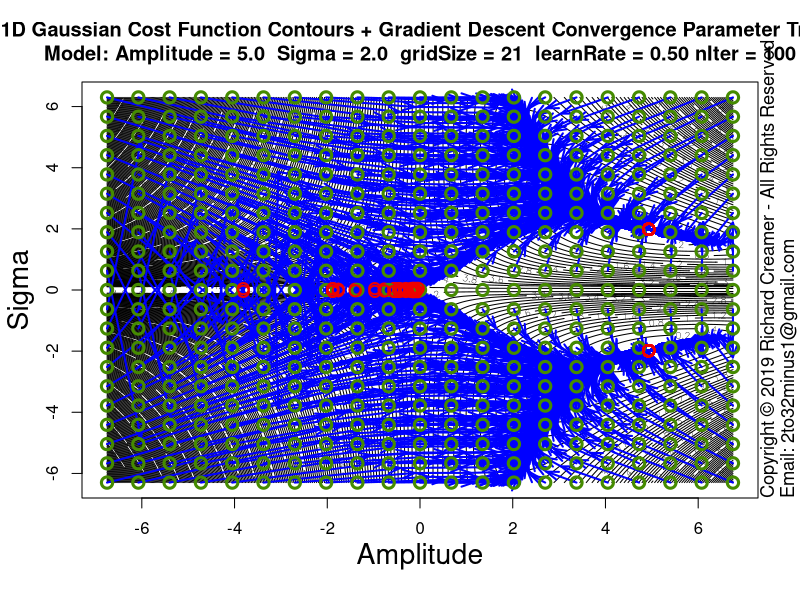

This figure's R source:
##############################################################
### Copyright (c) Richard Creamer 2019 - All Rights Reserved
### Inquiries: email 2to32minus1@gmail.com
##############################################################

### Globals
fontScale = 1.2    # Global font size variable
lf        = 1.2    # Enlarge font of plot labels
verbose   = FALSE  # Verbose printing
lw        = 2      # Line width
xMargin   = 1      # X-axis margin for plots
yMargin   = 1      # Y-axis margin for plots
de        = 0.01   # Small constant for estimating derivatives numerically
smlPts    = 1      # Small  data point/circle
medPts    = 1.5    # Medium data point/circle
lrgPts    = 2.0    # Large  data point/circle

### Run this function to generate this plot
runFunc = function() {
	dw = 1000
	dh = 750	
	path = "D:/Code/R/LeastSquaresPlay/PlotsAndAssocCode/Plot67/"
	svSize = 1600
	# Learn rate default (0.5) nIter default (100)
	learnRate = 0.5
	nIter = 100
	savePngVerbose( paste(path, "Plot67.png", sep=""), 
					plotGaussianParamStepVectorsEx, w=svSize, h=svSize, un="px", gridSize=21, learnRate=learnRate, nIter=nIter )	
}

### Plot Gaussian fit step vectors for multiple starting points
plotGaussianParamStepVectorsEx = function( nLevels=250, gridSize=3, learnRate=0.5, nIter=100 ) {
	set.seed( 3 )
	gd = makeGaussianTestData()
	trueS = gd$trueSigma
	trueA = gd$trueAmpl	
	maxA = trueA * 1.5
	minA = -maxA
	maxS = trueS * 3.5
	minS = -maxS
	ampls  = seq( minA * 0.9, maxA * 0.9, length=gridSize )
	sigmas = seq( minS * 0.9, maxS * 0.9, length=gridSize )
	gridAmpls  = seq( minA * 0.9, maxA * 0.9, length=400 )
	gridSigmas = seq( minS * 0.9, maxS * 0.9, length=400 )
	startAmpls = c()
	startSigmas = c()
	endAmpls = c()
	endSigmas = c()
	plotTitle = paste( "1D Gaussian Cost Function Contours + Gradient Descent Convergence Parameter Trails\n",
					   sprintf("Model: Amplitude = %.1f  Sigma = %.1f  gridSize = %d  learnRate = %.2f nIter = %d", 
					   		trueA, trueS, gridSize, learnRate, nIter ), sep="" )
	
	z = getGaussErrorGrid( meanGaussSsdErr, gridAmpls, gridSigmas, gd$x, gd$y )
	contour( gridAmpls, gridSigmas, t(z), nlevels=nLevels, xlab="", ylab="", main=plotTitle )
	addAxisLabels( xLabel="Amplitude", yLabel="Sigma", cexVal=1.7 )
	
	for ( s in sigmas ) {
		for ( a in ampls ) {
			startAmpls[length(startAmpls)+1] = a
			startSigmas[length(startSigmas)+1] = s
			gd$guesses = list( a=a, s=s )
			
			tuple = fitGauss1d( doPlot=FALSE, gd=gd, learnRate=learnRate, nIter=nIter )
			
			aLegs = tuple$amplLegs
			sLegs = tuple$sigmaLegs
			nLegs = length( aLegs )
			endAmpls[length(endAmpls)+1] = aLegs[nLegs]
			endSigmas[length(endSigmas)+1] = sLegs[nLegs]
			for ( j in 2:nLegs ) {
				x1 = aLegs[j-1]
				y1 = sLegs[j-1]
				x2 = aLegs[j]
				y2 = sLegs[j]
				arrows( x1, y1, x2, y2, col="blue", angle=19, lwd=lw, length=0.125 )
			}
		}
	}
	# Draw beg/end circles last (so on top)
	for ( i in 1:length( startAmpls ) ) {
		points( startAmpls[i], startSigmas[i],  col="chartreuse4", cex=1.5, lwd=lw+1 )
		points( endAmpls[i], endSigmas[i],  col="red2", cex=1.5, lwd=lw )
	}
}

### Shared use case Gaussian data set generator used by several cooperating functions
makeGaussianTestData = function( trueAmpl=5, trueSigma=2, aGuess=sqrt(trueAmpl), sGuess=sqrt(trueSigma), nPts=40 ) {
	set.seed( 3 )
	x = seq( -5*trueSigma, 5*trueSigma, length=nPts )
	y = gauss1dFunc( x, trueAmpl, trueSigma ) + rnorm( length(x), sd=0.2 )
	guesses = list( a=aGuess, s=sGuess )
	tuple = list( trueAmpl=trueAmpl, trueSigma=trueSigma, x=x, y=y, nPts=nPts, guesses=guesses )
	return( tuple )
}

### 2D plot error contours for range of Amplitude and Sigma values
### Amplitude maps to x-axis, Sigma maps to y-axis
plotGaussErrorContours = function( nLevels=30, customTitle="", drawGradVecs=FALSE, normGradVecs=TRUE, gd=NULL ) {
	set.seed( 3 )
	if ( is.null( gd ) )
		gd = makeGaussianTestData()
	a = gd$trueAmpl
	s = gd$trueSigma
	x = gd$x
	y = gd$y
	minAmpl  = a * 0.1;	maxAmpl  = a * 1.7
	minSigma = s * 0.1;	maxSigma = s * 1.7
	# Adjust ranges so plot is square
	deltaA = maxAmpl - minAmpl
	deltaS = maxSigma - minSigma
	maxDelta = if ( deltaA > deltaS ) deltaA else deltaS
	if ( deltaA > deltaS ) {
		maxSigma = minSigma + maxDelta
	} else {
		maxAmpl = minAmpl + maxDelta
	}
	nr = 200
	nc = 200
	ampls = seq( minAmpl, maxAmpl, length.out=nc )
	sigmas = seq( minSigma, maxSigma, length.out=nr )
	z = getGaussErrorGrid( meanGaussSsdErr, ampls, sigmas, x, y )
	xLim1 = minAmpl
	xLim2 = maxAmpl
	yLim1 = minSigma
	yLim2 = maxSigma
	plotTitle = ""
	if ( !drawGradVecs ) {
		plotTitle = sprintf( "1D Gaussian Cost Function Contours\nTrue Model: Amplitude = %.1f  Sigma = %.1f (noise added)", a, s )
	} else if ( normGradVecs ) {
		plotTitle = sprintf( "1D Gaussian Cost Function Contours w/Gradient (Unit) Vectors\nTrue Model: Amplitude = %.1f  Sigma = %.1f (noise added)", a, s )
	} else {
		plotTitle = sprintf( "1D Gaussian Cost Function Contours w/Gradient Vectors\nTrue Model: Amplitude = %.1f  Sigma = %.1f (noise added)", a, s )
	}
	if ( customTitle != "" )
		plotTitle = customTitle
	xform = contour( ampls, sigmas, t(z), axes=FALSE, cex.lab=lf, main=plotTitle, asp=1.0,
					 xlab="", ylab="", labcex=1.2, nlevels=nLevels, cex.main=1.3*fontScale, cex.axis=1.3 )
	xAxisMin = ceiling( gpl()$xLim[1] )
	xAxisMax = floor( gpl()$xLim[2] )
	yAxisMin = ceiling( gpl()$yLim[1] )
	yAxisMax = floor( gpl()$yLim[2] )
	axis( side=1, at=xAxisMin:xAxisMax, cex.axis=1.3 )
	axis( side=2, at=yAxisMin:yAxisMax, cex.axis=1.3 )
	addAxisLabels( xLabel="Amplitude", yLabel="Sigma" )
	box()
	xLimits = axisLimits( x )
	yLimits = axisLimits( y )
	lines( c(-1,12), c( s, s ), col="blue", lwd=lw )
	lines( c( a, a), c(-1,10), col="blue", lwd=lw )
	if ( drawGradVecs ) {
		gradPtsX1 = c()
		gradPtsY1 = c()
		gradPtsX2 = c()
		gradPtsY2 = c()
		gridSize=13
		for ( sigma in seq( from=sigmas[2], to=sigmas[length(sigmas)-1], length=gridSize ) ) {
			for ( ampl in seq( from=ampls[2], to=ampls[length(ampls)-1], length=gridSize ) ) {
				gradPtsX1[length(gradPtsX1)+1] = ampl
				gradPtsY1[length(gradPtsY1)+1] = sigma
				da = gaussDeDa( x, y, ampl, sigma )
				ds = gaussDeDs( x, y, ampl, sigma )
				mag = sqrt( da*da + ds*ds )
				if ( normGradVecs ) {
					da = da/mag/4 # hard-coded case-specific scale factor, unit vecs a bit too long for plot
					ds = ds/mag/4
				} else {
					da = da * 0.22 # hard-coded case-specific scale factor
					ds = ds * 0.22
				}
				gradPtsX2[length(gradPtsX2)+1] = ampl  - da
				gradPtsY2[length(gradPtsY2)+1] = sigma - ds
			}
		}
		points( gradPtsX1, gradPtsY1, col="blue", lwd=lw )
		arrows( gradPtsX1, gradPtsY1, gradPtsX2, gradPtsY2, col="blue", lwd=lw, cex=medPts, angle=15, length=0.125 )
	}
}

### Nonlinear least-squares gradient-descent curve fitting for Gaussian
fitGauss1d = function( learnRate = 0.5, nIter=100, nPts=40, drawPointLines=FALSE, doPlot=TRUE, numDerivs=FALSE, plotContours=FALSE, gd=NULL ) {
	set.seed( 3 )
	a = s = x = y = guesses = NULL
	if ( is.null( gd ) )
		gd = makeGaussianTestData()
	a = gd$trueAmpl
	s = gd$trueSigma
	trueAmpl = gd$trueAmpl
	trueSigma = gd$trueSigma
	x = gd$x
	y = gd$y
	nPts=gd$nPts
	guesses = gd$guesses
	aEst = guesses$a
	sEst = guesses$s
	da = 0
	ds = 0
	amplLegs = c( aEst )
	sigmaLegs = c( sEst )
	if ( nIter > 0 ) {
		# Basic implementation of Gradient Descent
		for ( i in 1:nIter ) {
			da = if ( numDerivs ) gaussDeDaNum( x, y, aEst, sEst ) else gaussDeDa( x, y, aEst, sEst )
			ds = if ( numDerivs ) gaussDeDsNum( x, y, aEst, sEst ) else gaussDeDs( x, y, aEst, sEst )
			aEst = aEst - learnRate * da
			sEst = sEst - learnRate * ds
			amplLegs[ length(amplLegs) + 1 ] = aEst
			sigmaLegs[ length(sigmaLegs) + 1 ] = sEst
			if ( verbose )
				print( sprintf( "Mean ABS fit error: %f\n", meanGaussAbsErr( x, y, aEst, sEst ) ) )
		}
	}
	finalMeanAbsFitError = meanGaussAbsErr( x, y, aEst, sEst )
	if ( doPlot) {
		plotTitle = "Gradient Descent Fit 1D Gaussian using Analytic Partial Derivatives"
		if ( numDerivs )
			plotTitle = "Gradient Descent Fit 1D Gaussian using Numerical Est. Partial Derivatives"
		plot( x, y, cex.lab=lf, xlab="", ylab="", main=plotTitle, cex=medPts, lwd=lw+1, cex.main=1.3*fontScale, cex.axis=1.3 )
		addAxisLabels()	
		predX = seq( x[1], x[length(x)], length.out=200 )
		predY = gauss1dFunc( predX, aEst, sEst )
		lines( predX, predY, col="blue", lwd=lw+1 )
		if ( drawPointLines )
			segments( x, y, x, gauss1dFunc( x, aEst, sEst ), col = "red" )
		legText = c()		
		legText[length(legText)+1] = sprintf( "Num Iterations   %d", nIter )
		legText[length(legText)+1] = sprintf( "Learn Rate:      %.3f", learnRate )
		legText[length(legText)+1] = sprintf( "True Amplitude:  %.2f", a )
		legText[length(legText)+1] = sprintf( "True Sigma:      %.2f", s )
		legText[length(legText)+1] = sprintf( "Start Amplitude: %.2f", guesses$a )
		legText[length(legText)+1] = sprintf( "Start Sigma:     %.2f", guesses$s )
		legText[length(legText)+1] = sprintf( "Final Amplitude: %.2f", aEst )
		legText[length(legText)+1] = sprintf( "Final Sigma:     %.2f", sEst )
		legText[length(legText)+1] = sprintf( "Mean ABS Error:  %.2f", meanGaussAbsErr( x, y, aEst, sEst ) )
		legLtys = seq( from=0, to=0, length=length(legText) )
		parSave = par( family="mono", font=2 )		
		legend( "topleft", inset=c(0,0), legend=legText, lty=legLtys, box.col="transparent", cex=1.3*fontScale, bg="transparent" )
		par( parSave )
	}
	if ( plotContours ) {
		plotGaussErrorContours( gd=gd )
		lines( amplLegs, sigmaLegs, col="red", lwd=lw )
	}
	return( list( x=x, y=y, a=aEst, s=sEst, meanAbsFitError=finalMeanAbsFitError, amplLegs=amplLegs, sigmaLegs=sigmaLegs, lr=learnRate ) )
}

### Compute mean SSD Gaussian cost function over a grid of Amplitude and Sigma values
### Note: returned matrix may need to be transposed for some functions such as contour()
### TODO: Try to use outer()
getGaussErrorGrid = function( errorFunc, ampls, sigmas, x, y ) {
	nr = length( sigmas )
	nc = length( ampls )
	z = matrix( nrow=nr, ncol=nc )	
	for ( row in 1:nr ) {     # loop over y-coordinates (sigma)
		sigma = sigmas[row]
		for ( col in 1:nc ) { # loop over x-coordinates (amplitude)
			ampl = ampls[col]
			z[row, col] = errorFunc( x, y, a=ampl, sigma=sigma )
		}
	}
	return( z )
}

### 1D Gaussian
gauss1dFunc = function( x, a, sigma ) {
	return( a * exp( -0.5 * (x/sigma)^2 ) )
}

### Gaussian error/cost function - abs() of line lengths (not squared)
meanGaussAbsErr = function( x, y, a, sigma ) {
	return( (1/length(x)) * sum( abs(gauss1dFunc( x, a, sigma ) - y) ) )
}

### Gaussian error/cost function - SSD
meanGaussSsdErr = function( x, y, a, sigma ) {
	return( (1/length(x)) * sum( (gauss1dFunc( x, a, sigma ) - y)^2 ) )
}

### Analytical/exact partial derivative of error/cost function wrt Amplitude
gaussDeDa = function( x, y, a, sigma ) {
	term1 = sum( gauss1dFunc(x, a, sigma) * exp( -0.5 * (x/sigma)^2) )
	term2 = sum( y * exp( -0.5 * (x/sigma)^2) )
	return( 2 * ( term1 - term2 )/length(x) )
}

### Analytical/exact partial derivative of error/cost function wrt Sigma
gaussDeDs = function( x, y, a, sigma ) {
	v = 2*a/sigma^3
	term1 = sum( gauss1dFunc(x, a, sigma) * x^2 * exp( -0.5 * (x/sigma)^2) )
	term2 = sum( x^2 * y * exp( -0.5 * (x/sigma)^2) )
	return( v * ( term1 - term2 )/length(x) )
}

### Numerical estimation of partial derivative of error/cost function wrt Amplitude
gaussDeDaNum = function( x, y, a, sigma ) {
	e1 = meanGaussSsdErr( x, y, a, sigma )
	e2 = meanGaussSsdErr( x, y, a + de, sigma )
	return( (e2 - e1)/de )
}

### Numerical estimation of partial derivative of error/cost function wrt Sigma
gaussDeDsNum = function( x, y, a, sigma ) {
	e1 = meanGaussSsdErr( x, y, a, sigma )
	e2 = meanGaussSsdErr( x, y, a, sigma + de )
	return( (e2 - e1)/de )
}

### Get Plot Limits : gpl()$xLim[1] --> left x-coord
gpl = function() {
	u = par( "usr" )
	return( list( xLim=u[1:2], yLim=u[3:4] ) )
}

### Compute plot axis limits to fit range of data
axisLimits = function( v, margin=0 ) {
	lowerLimit = floor( min(v) ) - margin
	upperLimit = ceiling( max(v) ) + margin
	c( lowerLimit, upperLimit )
}

### Convience method to add x/y axis labels
addAxisLabels = function( xLabel="x", yLabel="y", cexVal=1.3 ) {
	mtext( text=xLabel, side=1, line=2.5, cex=cexVal )
	mtext( text=yLabel, side=2, line=2.5, cex=cexVal )
}

### Save to PNG file, specify width and height
savePngVerbose = function( path, plotFunc, w=512, h=512, un="px", doCopyright=TRUE, ... ) {
	png( filename = path, type="cairo", units=un, width=w, height=h, pointsize=12, res=96 )
	plotFunc( ... )
	if ( doCopyright )
		addCopyright()
	dev.off()
}

### Add copyright notice to plot via text()
addCopyright = function() {
	mtext( "Copyright \uA9 2019 Richard Creamer - All Rights Reserved", side=4, line=0, adj=0, cex=1.1 )
	mtext( "Email: 2to32minus1@gmail.com", side=4, line=1, adj=0, cex=1.1 )
}

runFunc() 
